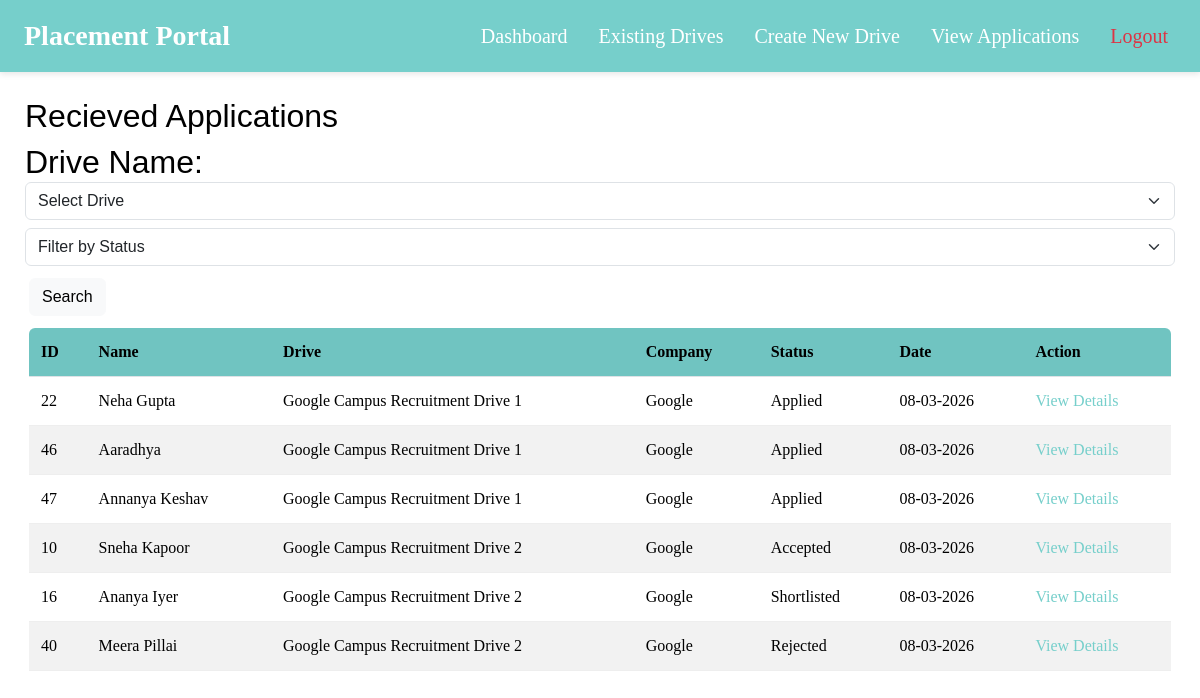
Screenshot of /company/1/viewApplications (signed in) with the database file from the repository.
### models.py (models this page shows)
class Application(db.Model):
    __tablename__ = "applications"
    applicationId = db.Column(db.Integer, autoincrement = True , primary_key = True)
    studentId = db.Column(db.Integer, db.ForeignKey("students.studentId"))
    jobId  = db.Column(db.Integer, db.ForeignKey("jobpositions.jobId"))
    status = db.Column(db.String, default = "Applied", nullable = False)
    appliedOn = db.Column(db.DateTime, default = datetime.utcnow)
    student = db.relationship('Student', back_populates = "applications")
    job = db.relationship('JobPosition', back_populates = 'applications')
    placement = db.relationship('Placement', back_populates = "application" , uselist = False, cascade = "all, delete-orphan")

class Student(db.Model):
    __tablename__ = "students"
    studentId = db.Column(db.Integer,autoincrement = True, primary_key = True )
    userId = db.Column(db.Integer, db.ForeignKey("users.userId"), nullable = False)
    name = db.Column(db.String, nullable = False)
    contactNumber = db.Column(db.Integer , nullable = False)
    department = db.Column(db.String, nullable = False)
    resume = db.Column(db.String, nullable = False)
    experience = db.Column(db.String, nullable = False)
    skills = db.Column(db.String, nullable = False)
    user = db.relationship('User', back_populates = "student")
    applications = db.relationship('Application', back_populates = "student", lazy = True, cascade = "all, delete-orphan")

class JobPosition(db.Model):
    __tablename__ = "jobpositions"
    jobId = db.Column(db.Integer, primary_key = True, autoincrement = True)
    companyId = db.Column(db.Integer, db.ForeignKey("companies.companyId"), nullable = False)
    driveName = db.Column(db.String, nullable = False)
    positionOpen= db.Column(db.String, nullable = False)
    description = db.Column(db.String, nullable = False)
    skillsRequired = db.Column(db.String, nullable = False)
    experienceRequired = db.Column(db.String, nullable = False)
    deadline = db.Column(db.DateTime, nullable = False)
    active = db.Column(db.Boolean, default = True, nullable = False)
    salary = db.Column(db.String, nullable = False)
    location = db.Column(db.String, nullable = False)
    company = db.relationship('Company', back_populates = "jobs")
    applications = db.relationship('Application', back_populates = 'job', lazy = True, cascade = "all, delete-orphan")

class Company(db.Model):
    __tablename__ = "companies"
    companyId = db.Column(db.Integer, autoincrement = True, primary_key = True)
    userId = db.Column(db.Integer, db.ForeignKey("users.userId"), nullable = False)
    companyName = db.Column(db.String, nullable = False)
    industry = db.Column(db.String, nullable = False)
    description = db.Column(db.String, nullable = False)
    companyEmail = db.Column(db.String,nullable = False)
    approved = db.Column(db.Boolean, default = False, nullable = False)
    jobs = db.relationship('JobPosition', back_populates = "company", lazy = True, cascade = "all, delete-orphan")
    user = db.relationship('User', back_populates = "company")

### app.py (the view, shortened to what this page needs)
@app.route('/company/<int:companyId>/viewApplications', methods = ["GET", "POST"])
@role_required('Company')
def showCompanyApplications(companyId):
    if request.method == "GET":
        viewAppId = request.args.get("viewAppId")
        selectedApplication = None
        drives = JobPosition.query.filter_by(companyId = companyId).all()
        if viewAppId:
            selectedApplication = Application.query.filter_by(applicationId = viewAppId).first()
        applications = []
        for drive in drives:
            applicationsList = Application.query.filter_by(jobId = drive.jobId).all()
            for application in applicationsList:
                applications.append(application)
        return render_template('./company/viewApplications.html',drives = drives, applications = applications,companyId = companyId, selectedApplication = selectedApplication )

### app.py (called while the page is built)
@loginManager.user_loader
def load_user(userId):
    return db.session.get(User, int(userId))

def role_required(role):
    def wrapper(func):
        @wraps(func)
        @login_required
        def decorated_function(*args, **kwargs):
            if current_user.role != role:
                abort(403)
            if current_user.active != True:
                flash("Waiting Admin Approval!", "danger")
            return func(*args,**kwargs)
        return decorated_function
    return wrapper

### templates/company/viewApplications.html (shortened to what this page needs)
<!DOCTYPE html>
<html>
    <head>
        <link href="https://cdn.jsdelivr.net/npm/bootstrap@5.3.3/dist/css/bootstrap.min.css" rel="stylesheet">
        <link rel="stylesheet" href="../../static/css/style.css">
    </head>
    <body>
        <nav class="navbar navbar-expand-lg px-4">
        <a class="navbar-brand" href="{{ url_for('showCompanyDash', companyId = companyId) }}">Placement Portal</a>
        <div class="collapse navbar-collapse">
            <ul class="navbar-nav ms-auto">
                <li class = "nav-item">
                    <a class = "nav-link" href = "{{ url_for('showCompanyDash', companyId = companyId) }}">Dashboard</a>
                </li>
                <li class = "nav-item">
                    <a class = "nav-link" href = "{{ url_for('showCompanyDrives', companyId = companyId) }}">Existing Drives</a>
                </li>
                <li class = "nav-item">
                    <a class = "nav-link" href = "{{ url_for('createDrive', companyId = companyId) }}">Create New Drive</a>
                </li>
                <li class = "nav-item">
                    <a class = "nav-link" href = "{{ url_for('showCompanyApplications', companyId = companyId) }}">View Applications</a>
                </li>
                <li class = "nav-item">
                    <a class = "nav-link text-danger" href = "{{ url_for('logout') }}">Logout</a>
                </li>
            </ul>
        </div>
    </nav>
    <div class ="content">
    <h2>Recieved Applications</h2>
    <form method = "POST" action = "/company/{{ companyId }}/viewApplications">
    <h2>Drive Name:
        <select name="jobId" class="form-select mb-2" required>
            <option value="" disabled selected>Select Drive</option>
        </select>
        <select name="statusVal" class="form-select mb-2">
                        <option value="" disabled selected>Filter by Status</option>
                        </select>
        <button class= "btn btn-light" type="submit">Search</button>
    </h2>
    </form>
    <div class="table-container">
        <table class = "table table-striped">
            <tr>
                <th>ID</th>
                <th>Name</th>
                <th>Drive</th>
                <th>Company</th>
                <th>Status</th>
                <th>Date</th>
                <th>Action</th>
            </tr>
            {% for application in applications %}
            <tr>
                <td>{{ application.applicationId }}</td>
                <td>{{ application.student.name }}</td>
                <td>{{ application.job.driveName }}</td>
                <td>{{ application.job.company.companyName }}</td>
                <td>{{ application.status }}</td>
                <td>{{ application.appliedOn.strftime('%d-%m-%Y') }}</td>
                <td><a href = "{{url_for('showCompanyApplications', companyId = companyId, viewAppId = application.applicationId)}}">View Details</a></td>
            </tr>
            {% endfor %}
        </table>
        </div>
    </div>
    </body>
</html>

### static/css/style.css (style rules this page uses)
body { font-family:'Times New Roman', Times, serif; background-image: url('../images/background.png'); background-size: cover; background-position: center; background-attachment: fixed; color: #000000; }
.navbar { position: sticky; top: 0; z-index: 1030; box-shadow: 0 2px 6px rgba(0, 0, 0, 0.1); background-color: #76cfcb; padding: 10px 20px; }
.navbar-brand { color: white; font-weight: bold; font-size: 28px; }
.nav-link { color: #ffffff; margin-left: 15px; font-size: 20px; }
.content { margin: 25px; }
.table-container { max-height: 350px; overflow-y: auto; border-radius: 6px; margin: 4px; }
.table th { background-color: #76cfcb; color: rgb(0, 0, 0); font-weight: 600; padding: 12px; text-align: left; top: 0; position: sticky; z-index: 1000; }
.table td { padding: 12px; border-bottom: 1px solid #eee; }
.table a { color: #76cfcb; text-decoration: none; font-weight: 500; }
h2 { font-family: 'Franklin Gothic Medium', 'Arial Narrow', Arial, sans-serif; }
form button { padding: 2px; margin: 4px; }

### rows the page displays
Application: applicationId "22", student.name "Neha Gupta", job.driveName "Google Campus Recruitment Drive 1", job.company.companyName "Google", status "Applied", appliedOn "08-03-2026"
Application: applicationId "46", student.name "Aaradhya", job.driveName "Google Campus Recruitment Drive 1", job.company.companyName "Google", status "Applied", appliedOn "08-03-2026"
Application: applicationId "47", student.name "Annanya Keshav", job.driveName "Google Campus Recruitment Drive 1", job.company.companyName "Google", status "Applied", appliedOn "08-03-2026"
Application: applicationId "10", student.name "Sneha Kapoor", job.driveName "Google Campus Recruitment Drive 2", job.company.companyName "Google", status "Accepted", appliedOn "08-03-2026"
Application: applicationId "16", student.name "Ananya Iyer", job.driveName "Google Campus Recruitment Drive 2", job.company.companyName "Google", status "Shortlisted", appliedOn "08-03-2026"
Application: applicationId "40", student.name "Meera Pillai", job.driveName "Google Campus Recruitment Drive 2", job.company.companyName "Google", status "Rejected", appliedOn "08-03-2026"
